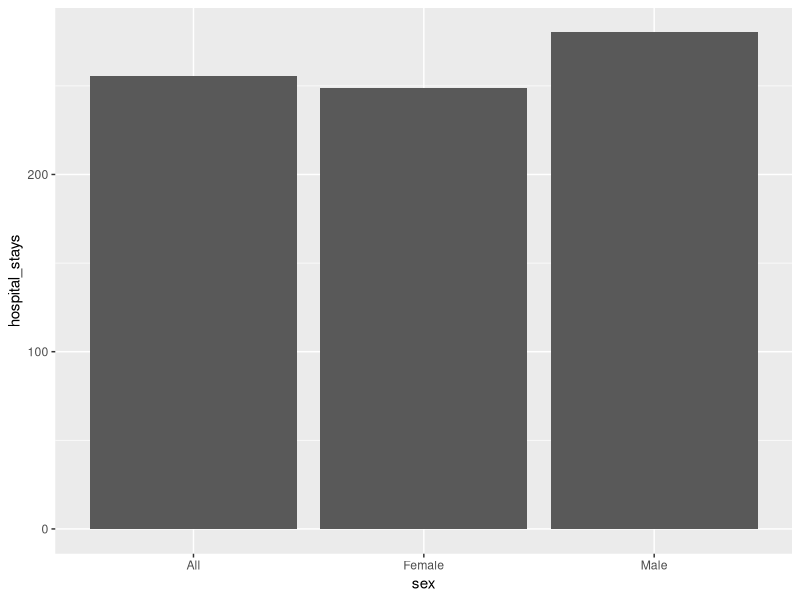
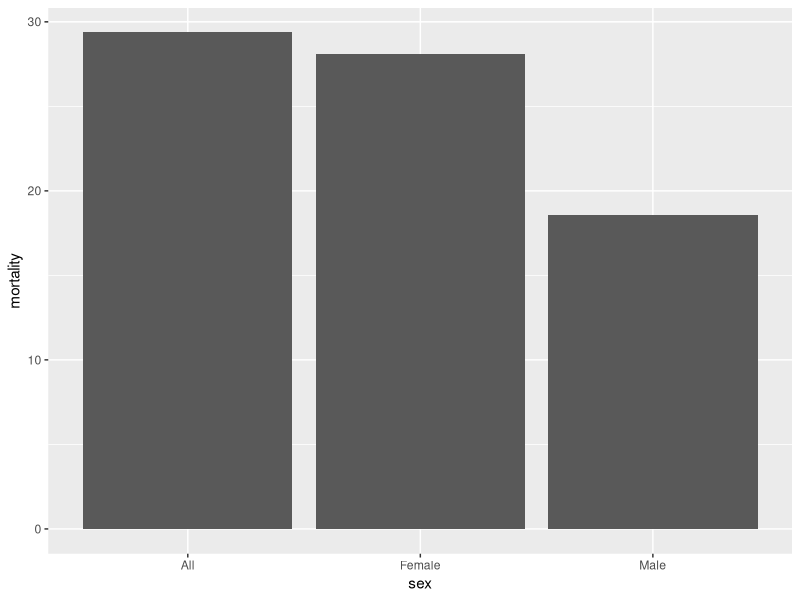
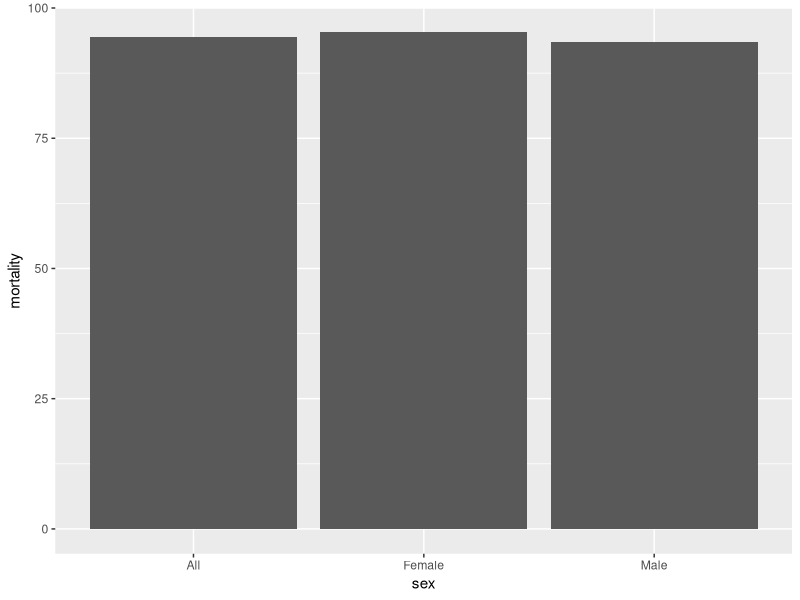
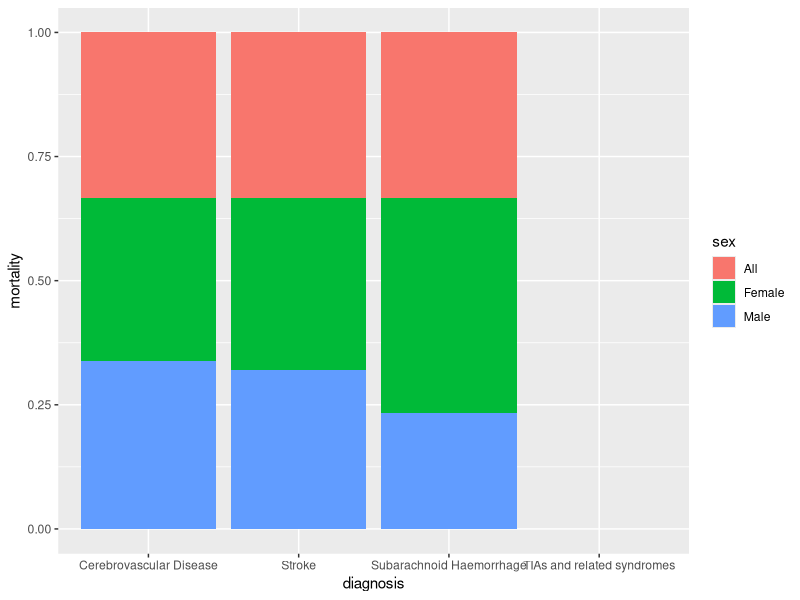
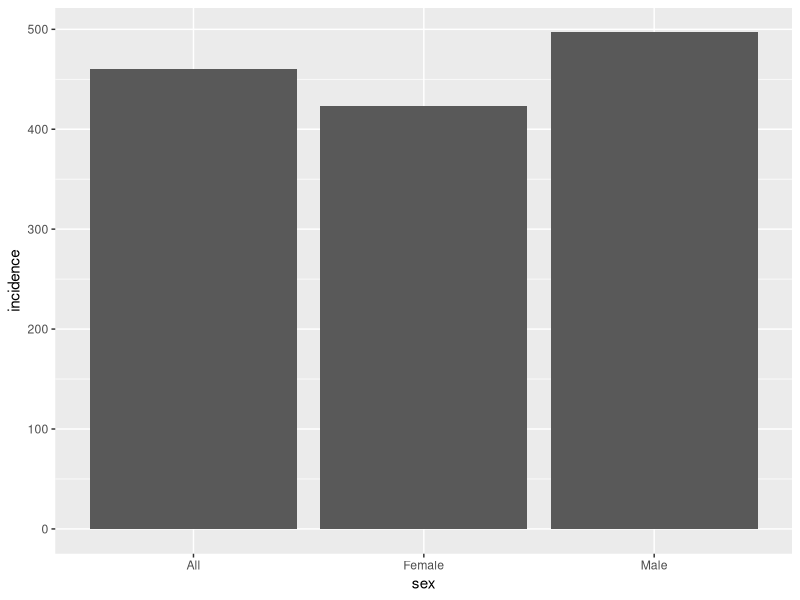
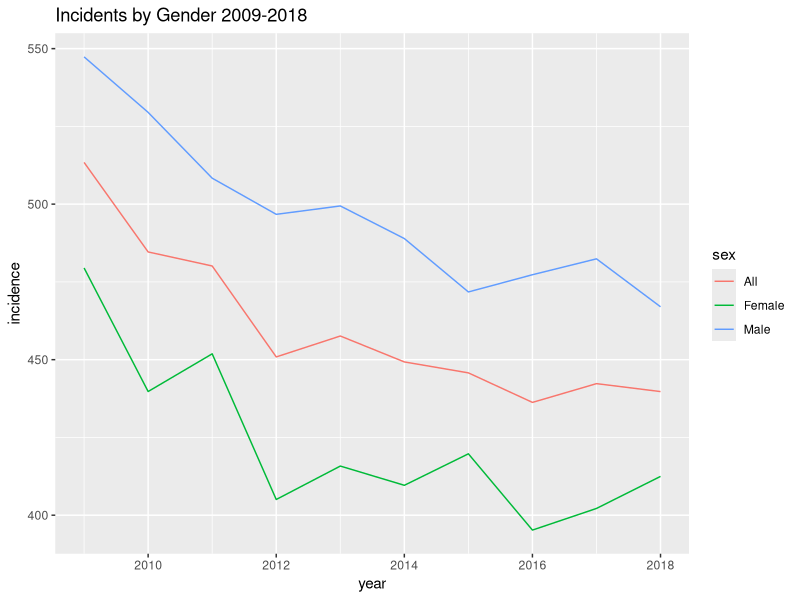
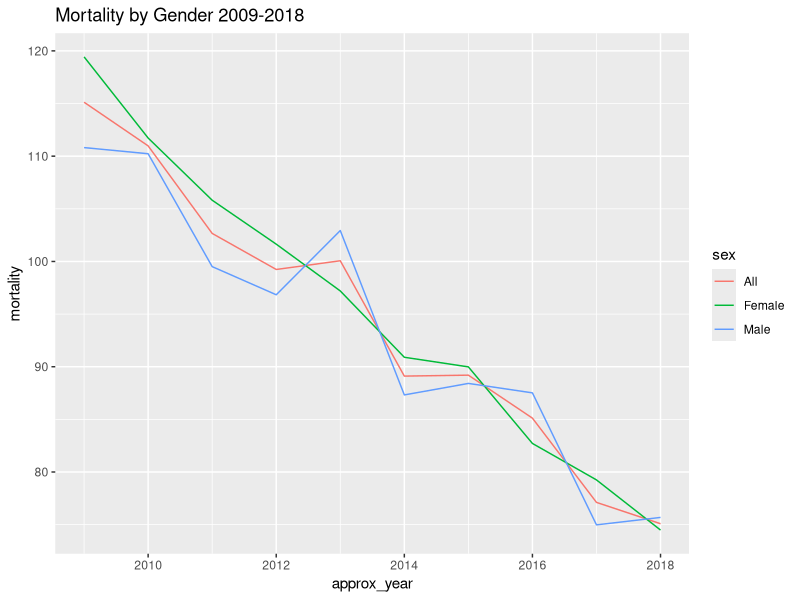
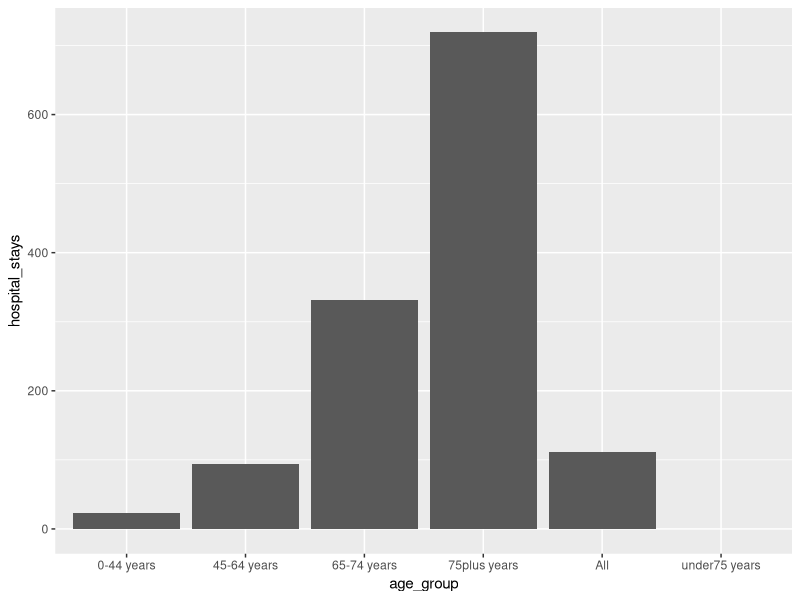

R code for these plots, in order:
## ---- chunk 1
library(tidyverse)
## ---- chunk 2
council_strokesbyca <- read_csv("../../data/clean_data/strokes_byca.csv",
                                col_types = cols(hospitalstays = col_double(),
                                            crude_rate_stays = col_double()))
healthboard_strokesbyhb <- read_csv("../../data/clean_data/strokes_byhb.csv",
                                col_types = cols(hospitalstays = col_double(),
                                            crude_rate_stays = col_double()))

incidence_by_hb <- read_csv("../../data/clean_data/incidence_byhb.csv")
## ---- chunk 3
council_strokesbyca %>% 
  group_by(sex) %>% 
  summarise(hospital_stays = mean(crude_rate_stays, na.rm = TRUE)) %>% 
  ggplot() +
  aes(x = sex, y = hospital_stays) +
  geom_col()
## ---- chunk 4
council_strokesbyca %>% 
  group_by(sex) %>% 
  summarise(mortality = mean(crude_rate_mortality, na.rm = TRUE)) %>% 
  ggplot() +
  aes(x = sex, y = mortality) +
  geom_col()
## ---- chunk 5
council_strokesbyca %>% 
  group_by(sex) %>% 
  summarise(mortality = mean(easr_mortality, na.rm = TRUE)) %>% 
  ggplot() +
  aes(x = sex, y = mortality) +
  geom_col()
## ---- chunk 6
council_strokesbyca %>% 
  group_by(sex, diagnosis) %>%
  summarise(mortality = mean(easr_mortality, na.rm = TRUE)) %>% 
  ggplot() +
    aes(x = diagnosis, y = mortality, group = sex, fill = sex) +
  geom_col(position = "fill")
## ---- chunk 7
incidence_by_hb %>% 
  group_by(sex) %>% 
  summarise(incidence = mean(easr, na.rm = TRUE)) %>% 
  ggplot() +
  aes(x = sex, y = incidence) +
  geom_col()
## ---- chunk 8
incidence_by_hb %>% 
  group_by(sex, year) %>% 
  summarise(incidence = mean(easr, na.rm = TRUE)) %>% 
  ggplot() +
  aes(x = year, y = incidence, group = sex, col = sex) +
  geom_line() +
  labs(
    title = "Incidents by Gender 2009-2018"
  )
## ---- chunk 9
council_strokesbyca %>% 
  group_by(sex, approx_year) %>% 
  summarise(mortality = mean(easr_mortality, na.rm = TRUE)) %>% 
  ggplot() +
  aes(x = approx_year, y = mortality, group = sex, col = sex) +
  geom_line() +
  labs(
    title = "Mortality by Gender 2009-2018"
  )
## ---- chunk 10
council_strokesbyca %>% 
  group_by(age_group) %>% 
  summarise(hospital_stays = mean(crude_rate_stays, na.rm = TRUE)) %>% 
  ggplot() +
  aes(x = age_group, y = hospital_stays) +
  geom_col()
## ---- chunk 11
council_strokesbyca %>% 
  group_by(age_group) %>% 
  summarise(mortality = mean(easr_mortality, na.rm = TRUE)) %>% 
  ggplot() +
  aes(x = age_group, y = mortality) +
  geom_col()
## ---- chunk 12
council_strokesbyca %>% 
  group_by(age_group, approx_year) %>% 
  summarise(hospital_stays = mean(crude_rate_stays, na.rm = TRUE)) %>% 
  ggplot() +
  aes(x = approx_year, y = hospital_stays, group = age_group, col = age_group) +
  geom_line()
## ---- chunk 13
council_strokesbyca %>% 
  group_by(age_group, approx_year) %>% 
  summarise(mortality = mean(easr_mortality, na.rm = TRUE)) %>% 
  ggplot() +
  aes(x = approx_year, y = mortality, group = age_group, col = age_group) +
  geom_line()
## ---- chunk 14
council_strokesbyca %>% 
  group_by(age_group, diagnosis) %>%
  summarise(mortality = mean(easr_mortality, na.rm = TRUE)) %>% 
  ggplot() +
    aes(x = diagnosis, y = mortality, group = age_group, fill = age_group) +
  geom_col(position = "fill")
## ---- chunk 15
council_strokesbyca %>% 
  group_by(age_group, diagnosis) %>%
  summarise(mortality = mean(easr_mortality, na.rm = TRUE)) %>% 
  ggplot() +
    aes(x = age_group, y = mortality, group = diagnosis, fill = diagnosis) +
  geom_col(position = "fill") +
  theme(axis.text.x = element_text(angle = 90, vjust = 0.5, hjust=1)) +
  labs(
    title = "Proportion of diagnoses by age group"
  )
## ---- chunk 16
council_strokesbyca %>% 
  filter(diagnosis == "Subarachnoid Haemorrhage") %>% 
  group_by(age_group, approx_year) %>% 
  summarise(mortality = mean(easr_mortality, na.rm = TRUE)) %>% 
  ggplot() +
  aes(x = approx_year, y = mortality, group = age_group, col = age_group) +
  geom_line()
## ---- chunk 17
council_strokesbyca %>% 
  filter(age_group != "All" & age_group != "under75 years") %>% 
  group_by(age_group, approx_year, diagnosis) %>% 
  summarise(mortality = mean(easr_mortality, na.rm = TRUE)) %>% 
  ggplot() +
  aes(x = approx_year, y = mortality, group = diagnosis, col = diagnosis) +
  geom_line() +
  facet_wrap(~age_group)
## ---- chunk 18
incidence_by_hb %>% 
  group_by(age) %>% 
  summarise(incidence = mean(easr, na.rm = TRUE)) %>% 
  ggplot() +
  aes(x = age, y = incidence) +
  geom_col()
## ---- chunk 19
council_strokesbyca %>% 
  group_by(age_group, sex) %>% 
  summarise(stays = mean(crude_rate_stays, na.rm = TRUE)) %>% 
  ggplot() +
  aes(x = age_group, y = stays, group = sex, fill = sex) +
  geom_col(position = "dodge")
## ---- chunk 20
council_strokesbyca %>% 
  group_by(age_group, sex) %>% 
  summarise(mortality = mean(easr_mortality, na.rm = TRUE)) %>% 
  ggplot() +
  aes(x = age_group, y = mortality, group = sex, fill = sex) +
  geom_col(position = "dodge")
## ---- chunk 21
council_strokesbyca %>% 
  group_by(age_group, sex) %>% 
  summarise(mortality = mean(crude_rate_mortality, na.rm = TRUE)) %>% 
  ggplot() +
  aes(x = age_group, y = mortality, group = sex, fill = sex) +
  geom_col(position = "dodge")
## ---- chunk 22
council_strokesbyca %>% 
  group_by(sex, age_group, diagnosis) %>%
  summarise(mortality = mean(easr_mortality, na.rm = TRUE)) %>% 
  ggplot() +
    aes(x = age_group, y = mortality, group = diagnosis, fill = diagnosis) +
  geom_col(position = "fill") +
  facet_wrap(~sex) +
  theme(axis.text.x = element_text(angle = 90, vjust = 0.5, hjust=1))
## ---- chunk 23
incidence_by_hb %>% 
  group_by(sex, age) %>% 
  summarise(incidence = mean(easr, na.rm = TRUE)) %>% 
  ggplot() +
  aes(x = age, y = incidence, group = sex, fill = sex) +
  geom_col(position = "dodge")
## ---- chunk 24
healthboard_strokesbyhb %>% 
  group_by(healthboard_area_named) %>% 
  summarise(hospital_stays = mean(crude_rate_stays, na.rm = TRUE)) %>% 
  ggplot() +
  aes(x = reorder(healthboard_area_named, -hospital_stays), y = hospital_stays) +
  geom_col() +
  theme(axis.text.x = element_text(angle = 90, vjust = 0.5, hjust=1))
## ---- chunk 25
healthboard_strokesbyhb %>% 
  group_by(healthboard_area_named) %>% 
  summarise(mortality = mean(easr_mortality, na.rm = TRUE)) %>% 
  ggplot() +
  aes(x = reorder(healthboard_area_named, -mortality), y = mortality) +
  geom_col() +
  theme(axis.text.x = element_text(angle = 90, vjust = 0.5, hjust=1))
## ---- chunk 26
incidence_by_hb %>% 
  group_by(health_board) %>% 
  summarise(incidence = mean(easr, na.rm = TRUE)) %>% 
  ggplot(aes(x = reorder(health_board, -incidence), y = incidence)) +
  geom_col() +
  theme(axis.text.x = element_text(angle = 90, vjust = 0.5, hjust=1))
## ---- chunk 27
healthboard_table <- healthboard_strokesbyhb %>% 
  group_by(healthboard_area_named) %>% 
  summarise(hospital_stays = mean(crude_rate_stays, na.rm = TRUE),
            mortality = mean(easr_mortality, na.rm = TRUE)
  ) 

healthboard_table <- incidence_by_hb %>% 
  group_by(health_board) %>% 
  summarise(incidence = mean(easr, na.rm = TRUE)) %>%
  mutate(health_board = if_else(
    str_detect(health_board, "NHS"),
    str_sub(health_board, start = 5, end = -1),
    health_board
    )
  ) %>% 
  full_join(healthboard_table, by = c("health_board" = "healthboard_area_named"))
## ---- chunk 28
healthboard_table %>% 
  ggplot(aes(x = incidence, y = hospital_stays)) +
  geom_point() +
  geom_text(aes(label = health_board), hjust = -.2) +
  labs(
    title = "Comparing incidence rates and hospital visits by Health Board"
  )
## ---- chunk 29
healthboard_table %>% 
  ggplot(aes(x = incidence, y = mortality)) +
  geom_point() +
  geom_smooth(method = "lm", se = FALSE) +
  geom_text(aes(label = health_board), hjust = -.2) +
  labs(
    title = "Mortalities per incident by Health Board"
  )
## ---- chunk 30
# group = health_board, x = year, y = mortality
healthboard_strokesbyhb %>% 
  group_by(healthboard_area_named, approx_year) %>% 
  summarise(mortality = mean(easr_mortality, na.rm = TRUE)) %>% 
  ggplot() +
  aes(x = approx_year, y = mortality, group = healthboard_area_named, col = healthboard_area_named) +
  geom_line() +
  geom_point()
  
## ---- chunk 31
high_mortality_healthboard_2018 <- healthboard_strokesbyhb %>% 
  filter(approx_year == 2018) %>% 
  group_by(healthboard_area_named) %>% 
  summarise(mortality = mean(easr_mortality, na.rm = TRUE)) %>% 
  slice_max(mortality, n = 8) %>% 
  pull(healthboard_area_named)

low_mortality_healthboard_2018 <- healthboard_strokesbyhb %>%  
  filter(approx_year == 2018) %>% 
  group_by(healthboard_area_named) %>% 
  summarise(mortality = mean(easr_mortality, na.rm = TRUE)) %>% 
  slice_min(mortality, n = 9) %>% 
  pull(healthboard_area_named)
## ---- chunk 32
healthboard_strokesbyhb %>% 
  filter(healthboard_area_named %in% high_mortality_healthboard_2018 |
           healthboard_area_named %in% low_mortality_healthboard_2018) %>% 
  mutate(high_low = if_else(
    healthboard_area_named %in% high_mortality_healthboard_2018, "high", "low"
  )) %>% 
  group_by(high_low, approx_year) %>% 
  summarise(mortality = mean(easr_mortality, na.rm = TRUE)) %>% 
  ggplot() +
  aes(x = approx_year, y = mortality, group = high_low, col = high_low) +
  geom_line()
## ---- chunk 33
high_mortality_healthboard <- healthboard_strokesbyhb %>% 
  group_by(healthboard_area_named) %>% 
  summarise(mortality = mean(easr_mortality, na.rm = TRUE)) %>% 
  slice_max(mortality, n = 9) %>% 
  pull(healthboard_area_named)

low_mortality_healthboard <- healthboard_strokesbyhb %>% 
  group_by(healthboard_area_named) %>% 
  summarise(mortality = mean(easr_mortality, na.rm = TRUE)) %>% 
  slice_min(mortality, n = 8) %>% 
  pull(healthboard_area_named)
## ---- chunk 34
healthboard_strokesbyhb %>% 
  filter(healthboard_area_named %in% high_mortality_healthboard |
           healthboard_area_named %in% low_mortality_healthboard) %>% 
  mutate(high_low = if_else(
    healthboard_area_named %in% high_mortality_healthboard, "high", "low"
  )) %>% 
  group_by(high_low, approx_year) %>% 
  summarise(mortality = mean(easr_mortality, na.rm = TRUE)) %>% 
  ggplot() +
  aes(x = approx_year, y = mortality, group = high_low, col = high_low) +
  geom_line()
## ---- chunk 35
healthboard_strokesbyhb %>% 
  group_by(healthboard_area_named, diagnosis) %>%
  summarise(mortality = mean(easr_mortality, na.rm = TRUE)) %>% 
  ggplot() +
    aes(x = healthboard_area_named, y = mortality, group = diagnosis, fill = diagnosis) +
  geom_col(position = "fill") +
  theme(axis.text.x = element_text(angle = 90, vjust = 0.5, hjust=1))
## ---- chunk 36
council_strokesbyca %>% 
  group_by(council_area_named) %>% 
  summarise(hospital_stays = mean(crude_rate_stays, na.rm = TRUE)) %>% 
  ggplot() +
  aes(x = reorder(council_area_named, -hospital_stays), y = hospital_stays) +
  geom_col() +
  theme(axis.text.x = element_text(angle = 90, vjust = 0.5, hjust=1))
## ---- chunk 37
council_strokesbyca %>% 
  group_by(council_area_named) %>% 
  summarise(mortality = mean(easr_mortality, na.rm = TRUE)) %>% 
  ggplot() +
  aes(x = reorder(council_area_named, -mortality), y = mortality) +
  geom_col() +
  theme(axis.text.x = element_text(angle = 90, vjust = 0.5, hjust=1))
## ---- chunk 38
high_mortality_council <- council_strokesbyca %>% 
  group_by(council_area_named) %>% 
  summarise(mortality = mean(easr_mortality, na.rm = TRUE)) %>% 
  slice_max(mortality, n = 10) %>% 
  pull(council_area_named)

low_mortality_council <- council_strokesbyca %>% 
  group_by(council_area_named) %>% 
  summarise(mortality = mean(easr_mortality, na.rm = TRUE)) %>% 
  slice_min(mortality, n = 10) %>% 
  pull(council_area_named)
## ---- chunk 39
council_strokesbyca %>% 
  filter(council_area_named %in% high_mortality_council |
           council_area_named %in% low_mortality_council) %>% 
  mutate(high_low = if_else(
    council_area_named %in% high_mortality_council, "high", "low"
  )) %>% 
  group_by(high_low, approx_year) %>% 
  summarise(mortality = mean(easr_mortality, na.rm = TRUE)) %>% 
  ggplot() +
  aes(x = approx_year, y = mortality, group = high_low, col = high_low) +
  geom_line()
## ---- chunk 40
high_mortality_council_2018 <- council_strokesbyca %>% 
  filter(approx_year == 2018) %>% 
  group_by(council_area_named) %>% 
  summarise(mortality = mean(easr_mortality, na.rm = TRUE)) %>% 
  slice_max(mortality, n = 10) %>% 
  pull(council_area_named)

low_mortality_council_2018 <- council_strokesbyca %>%  
  filter(approx_year == 2018) %>% 
  group_by(council_area_named) %>% 
  summarise(mortality = mean(easr_mortality, na.rm = TRUE)) %>% 
  slice_min(mortality, n = 10) %>% 
  pull(council_area_named)
## ---- chunk 41
council_strokesbyca %>% 
  filter(council_area_named %in% high_mortality_council_2018 |
           council_area_named %in% low_mortality_council_2018) %>% 
  mutate(high_low = if_else(
    council_area_named %in% high_mortality_council_2018, "high", "low"
  )) %>% 
  group_by(high_low, approx_year) %>% 
  summarise(mortality = mean(easr_mortality, na.rm = TRUE)) %>% 
  ggplot() +
  aes(x = approx_year, y = mortality, group = high_low, col = high_low) +
  geom_line() +
  labs(
    title = "Adjusted mortality rates by council",
    subtitle = "Mortality rates for the 10 highest and lowest adjusted mortality rates from stroke in 2018 using mean"
  )
## ---- chunk 42
council_strokesbyca %>% 
  group_by(council_area_named, approx_year) %>% 
  summarise(mortality = mean(easr_mortality, na.rm = TRUE)) %>% 
  ggplot() +
  aes(x = approx_year, y = mortality, group = council_area_named, col = council_area_named) +
  geom_line()
## ---- chunk 43
high_mortality_council_2018_median <- council_strokesbyca %>% 
  filter(approx_year == 2018) %>% 
  group_by(council_area_named) %>% 
  summarise(mortality = median(easr_mortality, na.rm = TRUE)) %>% 
  slice_max(mortality, n = 10) %>% 
  pull(council_area_named)

low_mortality_council_2018_median <- council_strokesbyca %>%  
  filter(approx_year == 2018) %>% 
  group_by(council_area_named) %>% 
  summarise(mortality = median(easr_mortality, na.rm = TRUE)) %>% 
  slice_min(mortality, n = 10) %>% 
  pull(council_area_named)
## ---- chunk 44
council_strokesbyca %>% 
  filter(council_area_named %in% high_mortality_council_2018_median |
           council_area_named %in% low_mortality_council_2018_median) %>% 
  mutate(high_low = if_else(
    council_area_named %in% high_mortality_council_2018_median, "high", "low"
  )) %>% 
  group_by(high_low, approx_year) %>% 
  summarise(mortality = median(easr_mortality, na.rm = TRUE)) %>% 
  ggplot() +
  aes(x = approx_year, y = mortality, group = high_low, col = high_low) +
  geom_line() +
  labs(
    title = "Adjusted mortality rates by council",
    subtitle = "Mortality rates for the 10 highest and lowest adjusted mortality rates from stroke in 2018 using median"
  )
